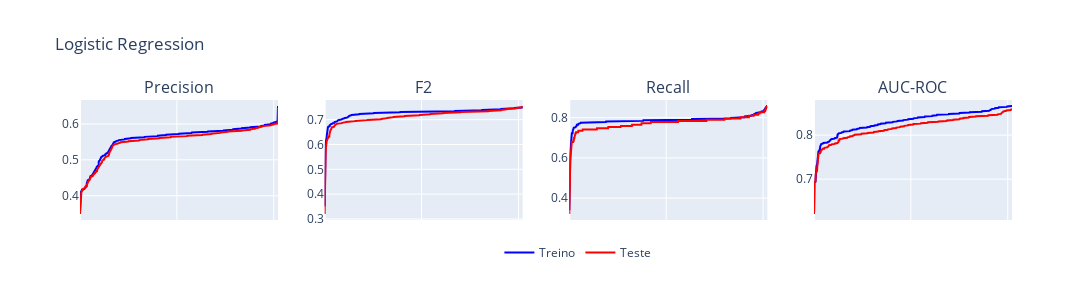
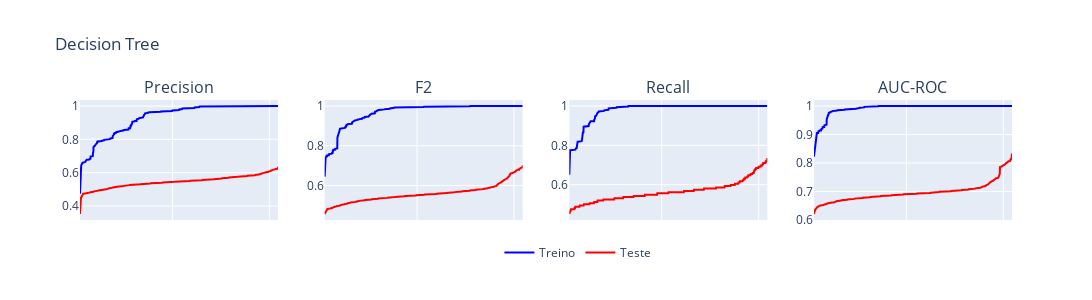
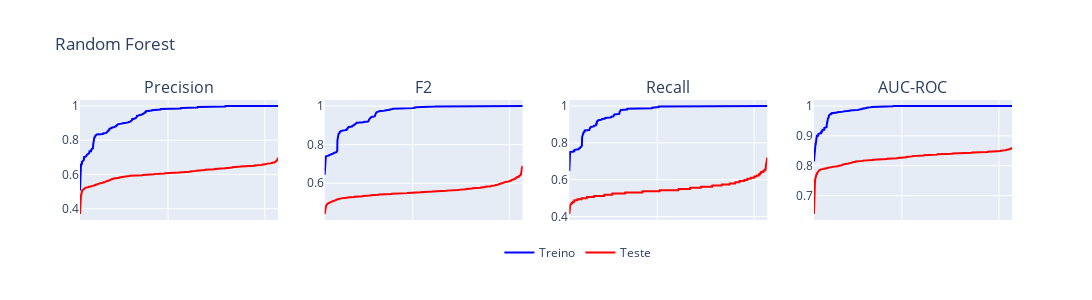

The code cell stored with these charts, in order, in its notebook:
### Markdown cell above
#### Análise de cada métrica avaliativa dos modelos resultados para cada algoritmo

### Code cell
# Função para criar o gráfico de linhas para as métricas
def plot_metrics(metrics, algorithm):

    df = df_results[df_results['Algorithm'].isin([algorithm])].copy()

    # Criando a figura com 1 linha e 4 colunas
    fig = sp.make_subplots(rows=1, cols=4, subplot_titles=metrics)
    
    # Adicionando os gráficos de cada métrica
    for i, metric in enumerate(metrics, start=1):
        fig.add_trace(go.Scatter(x=df.index, y=df[f'{metric} Train'].sort_values(),
                                 mode='lines', name='Treino', line=dict(color='blue'), showlegend=(i == 1)),
                      row=1, col=i)
        
        fig.add_trace(go.Scatter(x=df.index, y=df[f'{metric} Eval'].sort_values(),
                                 mode='lines', name='Teste', line=dict(color='red'), showlegend=(i == 1)),
                      row=1, col=i)
        
        fig.update_xaxes(showticklabels=False)
        fig.update_yaxes(showticklabels=True)

    # Configurações do layout para uma única legenda
    fig.update_layout(height=300, width=1300, title=algorithm, legend=dict(x=0.45, y=-0.15, orientation='h'))
    
    fig.show()

# Lista de métricas
metrics = ['Precision', 'F2', 'Recall', 'AUC-ROC']

# Gerando os gráficos para todas as métricas
for alg_name, alg_value in algorithms:
    plot_metrics(metrics, alg_name)

### Figure 1 — Plotly figure (JSON) as saved in the notebook; plotly's stock layout.template omitted (floating-point values rounded to 4 significant figures; data arrays with more than 128 entries replaced by an {"elided": "..."} marker saying what was removed)
{"data": [{"line": {"color": "blue"}, "mode": "lines", "name": "Treino", "showlegend": true, "type": "scatter", "x": {"elided": "1023 int values"}, "xaxis": "x", "y": {"elided": "1023 float values"}, "yaxis": "y"}, {"line": {"color": "red"}, "mode": "lines", "name": "Teste", "showlegend": true, "type": "scatter", "x": {"elided": "1023 int values"}, "xaxis": "x", "y": {"elided": "1023 float values"}, "yaxis": "y"}, {"line": {"color": "blue"}, "mode": "lines", "name": "Treino", "showlegend": false, "type": "scatter", "x": {"elided": "1023 int values"}, "xaxis": "x2", "y": {"elided": "1023 float values"}, "yaxis": "y2"}, {"line": {"color": "red"}, "mode": "lines", "name": "Teste", "showlegend": false, "type": "scatter", "x": {"elided": "1023 int values"}, "xaxis": "x2", "y": {"elided": "1023 float values"}, "yaxis": "y2"}, {"line": {"color": "blue"}, "mode": "lines", "name": "Treino", "showlegend": false, "type": "scatter", "x": {"elided": "1023 int values"}, "xaxis": "x3", "y": {"elided": "1023 float values"}, "yaxis": "y3"}, {"line": {"color": "red"}, "mode": "lines", "name": "Teste", "showlegend": false, "type": "scatter", "x": {"elided": "1023 int values"}, "xaxis": "x3", "y": {"elided": "1023 float values"}, "yaxis": "y3"}, {"line": {"color": "blue"}, "mode": "lines", "name": "Treino", "showlegend": false, "type": "scatter", "x": {"elided": "1023 int values"}, "xaxis": "x4", "y": {"elided": "1023 float values"}, "yaxis": "y4"}, {"line": {"color": "red"}, "mode": "lines", "name": "Teste", "showlegend": false, "type": "scatter", "x": {"elided": "1023 int values"}, "xaxis": "x4", "y": {"elided": "1023 float values"}, "yaxis": "y4"}], "layout": {"annotations": [{"font": {"size": 16}, "showarrow": false, "text": "Precision", "x": 0.1062, "xanchor": "center", "xref": "paper", "y": 1, "yanchor": "bottom", "yref": "paper"}, {"font": {"size": 16}, "showarrow": false, "text": "F2", "x": 0.3688, "xanchor": "center", "xref": "paper", "y": 1, "yanchor": "bottom", "yref": "paper"}, {"font": {"size": 16}, "showarrow": false, "text": "Recall", "x": 0.6313, "xanchor": "center", "xref": "paper", "y": 1, "yanchor": "bottom", "yref": "paper"}, {"font": {"size": 16}, "showarrow": false, "text": "AUC-ROC", "x": 0.8938, "xanchor": "center", "xref": "paper", "y": 1, "yanchor": "bottom", "yref": "paper"}], "height": 300, "legend": {"orientation": "h", "x": 0.45, "y": -0.15}, "title": {"text": "Logistic Regression"}, "width": 1300, "xaxis": {"anchor": "y", "domain": [0, 0.2125], "showticklabels": false}, "xaxis2": {"anchor": "y2", "domain": [0.2625, 0.475], "showticklabels": false}, "xaxis3": {"anchor": "y3", "domain": [0.525, 0.7375], "showticklabels": false}, "xaxis4": {"anchor": "y4", "domain": [0.7875, 1], "showticklabels": false}, "yaxis": {"anchor": "x", "domain": [0, 1], "showticklabels": true}, "yaxis2": {"anchor": "x2", "domain": [0, 1], "showticklabels": true}, "yaxis3": {"anchor": "x3", "domain": [0, 1], "showticklabels": true}, "yaxis4": {"anchor": "x4", "domain": [0, 1], "showticklabels": true}}}

### Figure 2 — Plotly figure (JSON) as saved in the notebook; plotly's stock layout.template omitted (floating-point values rounded to 4 significant figures; data arrays with more than 128 entries replaced by an {"elided": "..."} marker saying what was removed)
{"data": [{"line": {"color": "blue"}, "mode": "lines", "name": "Treino", "showlegend": true, "type": "scatter", "x": {"elided": "1023 int values"}, "xaxis": "x", "y": {"elided": "1023 float values"}, "yaxis": "y"}, {"line": {"color": "red"}, "mode": "lines", "name": "Teste", "showlegend": true, "type": "scatter", "x": {"elided": "1023 int values"}, "xaxis": "x", "y": {"elided": "1023 float values"}, "yaxis": "y"}, {"line": {"color": "blue"}, "mode": "lines", "name": "Treino", "showlegend": false, "type": "scatter", "x": {"elided": "1023 int values"}, "xaxis": "x2", "y": {"elided": "1023 float values"}, "yaxis": "y2"}, {"line": {"color": "red"}, "mode": "lines", "name": "Teste", "showlegend": false, "type": "scatter", "x": {"elided": "1023 int values"}, "xaxis": "x2", "y": {"elided": "1023 float values"}, "yaxis": "y2"}, {"line": {"color": "blue"}, "mode": "lines", "name": "Treino", "showlegend": false, "type": "scatter", "x": {"elided": "1023 int values"}, "xaxis": "x3", "y": {"elided": "1023 float values"}, "yaxis": "y3"}, {"line": {"color": "red"}, "mode": "lines", "name": "Teste", "showlegend": false, "type": "scatter", "x": {"elided": "1023 int values"}, "xaxis": "x3", "y": {"elided": "1023 float values"}, "yaxis": "y3"}, {"line": {"color": "blue"}, "mode": "lines", "name": "Treino", "showlegend": false, "type": "scatter", "x": {"elided": "1023 int values"}, "xaxis": "x4", "y": {"elided": "1023 float values"}, "yaxis": "y4"}, {"line": {"color": "red"}, "mode": "lines", "name": "Teste", "showlegend": false, "type": "scatter", "x": {"elided": "1023 int values"}, "xaxis": "x4", "y": {"elided": "1023 float values"}, "yaxis": "y4"}], "layout": {"annotations": [{"font": {"size": 16}, "showarrow": false, "text": "Precision", "x": 0.1062, "xanchor": "center", "xref": "paper", "y": 1, "yanchor": "bottom", "yref": "paper"}, {"font": {"size": 16}, "showarrow": false, "text": "F2", "x": 0.3688, "xanchor": "center", "xref": "paper", "y": 1, "yanchor": "bottom", "yref": "paper"}, {"font": {"size": 16}, "showarrow": false, "text": "Recall", "x": 0.6313, "xanchor": "center", "xref": "paper", "y": 1, "yanchor": "bottom", "yref": "paper"}, {"font": {"size": 16}, "showarrow": false, "text": "AUC-ROC", "x": 0.8938, "xanchor": "center", "xref": "paper", "y": 1, "yanchor": "bottom", "yref": "paper"}], "height": 300, "legend": {"orientation": "h", "x": 0.45, "y": -0.15}, "title": {"text": "Decision Tree"}, "width": 1300, "xaxis": {"anchor": "y", "domain": [0, 0.2125], "showticklabels": false}, "xaxis2": {"anchor": "y2", "domain": [0.2625, 0.475], "showticklabels": false}, "xaxis3": {"anchor": "y3", "domain": [0.525, 0.7375], "showticklabels": false}, "xaxis4": {"anchor": "y4", "domain": [0.7875, 1], "showticklabels": false}, "yaxis": {"anchor": "x", "domain": [0, 1], "showticklabels": true}, "yaxis2": {"anchor": "x2", "domain": [0, 1], "showticklabels": true}, "yaxis3": {"anchor": "x3", "domain": [0, 1], "showticklabels": true}, "yaxis4": {"anchor": "x4", "domain": [0, 1], "showticklabels": true}}}

### Figure 3 — Plotly figure (JSON) as saved in the notebook; plotly's stock layout.template omitted (floating-point values rounded to 4 significant figures; data arrays with more than 128 entries replaced by an {"elided": "..."} marker saying what was removed)
{"data": [{"line": {"color": "blue"}, "mode": "lines", "name": "Treino", "showlegend": true, "type": "scatter", "x": {"elided": "1023 int values"}, "xaxis": "x", "y": {"elided": "1023 float values"}, "yaxis": "y"}, {"line": {"color": "red"}, "mode": "lines", "name": "Teste", "showlegend": true, "type": "scatter", "x": {"elided": "1023 int values"}, "xaxis": "x", "y": {"elided": "1023 float values"}, "yaxis": "y"}, {"line": {"color": "blue"}, "mode": "lines", "name": "Treino", "showlegend": false, "type": "scatter", "x": {"elided": "1023 int values"}, "xaxis": "x2", "y": {"elided": "1023 float values"}, "yaxis": "y2"}, {"line": {"color": "red"}, "mode": "lines", "name": "Teste", "showlegend": false, "type": "scatter", "x": {"elided": "1023 int values"}, "xaxis": "x2", "y": {"elided": "1023 float values"}, "yaxis": "y2"}, {"line": {"color": "blue"}, "mode": "lines", "name": "Treino", "showlegend": false, "type": "scatter", "x": {"elided": "1023 int values"}, "xaxis": "x3", "y": {"elided": "1023 float values"}, "yaxis": "y3"}, {"line": {"color": "red"}, "mode": "lines", "name": "Teste", "showlegend": false, "type": "scatter", "x": {"elided": "1023 int values"}, "xaxis": "x3", "y": {"elided": "1023 float values"}, "yaxis": "y3"}, {"line": {"color": "blue"}, "mode": "lines", "name": "Treino", "showlegend": false, "type": "scatter", "x": {"elided": "1023 int values"}, "xaxis": "x4", "y": {"elided": "1023 float values"}, "yaxis": "y4"}, {"line": {"color": "red"}, "mode": "lines", "name": "Teste", "showlegend": false, "type": "scatter", "x": {"elided": "1023 int values"}, "xaxis": "x4", "y": {"elided": "1023 float values"}, "yaxis": "y4"}], "layout": {"annotations": [{"font": {"size": 16}, "showarrow": false, "text": "Precision", "x": 0.1062, "xanchor": "center", "xref": "paper", "y": 1, "yanchor": "bottom", "yref": "paper"}, {"font": {"size": 16}, "showarrow": false, "text": "F2", "x": 0.3688, "xanchor": "center", "xref": "paper", "y": 1, "yanchor": "bottom", "yref": "paper"}, {"font": {"size": 16}, "showarrow": false, "text": "Recall", "x": 0.6313, "xanchor": "center", "xref": "paper", "y": 1, "yanchor": "bottom", "yref": "paper"}, {"font": {"size": 16}, "showarrow": false, "text": "AUC-ROC", "x": 0.8938, "xanchor": "center", "xref": "paper", "y": 1, "yanchor": "bottom", "yref": "paper"}], "height": 300, "legend": {"orientation": "h", "x": 0.45, "y": -0.15}, "title": {"text": "Random Forest"}, "width": 1300, "xaxis": {"anchor": "y", "domain": [0, 0.2125], "showticklabels": false}, "xaxis2": {"anchor": "y2", "domain": [0.2625, 0.475], "showticklabels": false}, "xaxis3": {"anchor": "y3", "domain": [0.525, 0.7375], "showticklabels": false}, "xaxis4": {"anchor": "y4", "domain": [0.7875, 1], "showticklabels": false}, "yaxis": {"anchor": "x", "domain": [0, 1], "showticklabels": true}, "yaxis2": {"anchor": "x2", "domain": [0, 1], "showticklabels": true}, "yaxis3": {"anchor": "x3", "domain": [0, 1], "showticklabels": true}, "yaxis4": {"anchor": "x4", "domain": [0, 1], "showticklabels": true}}}
